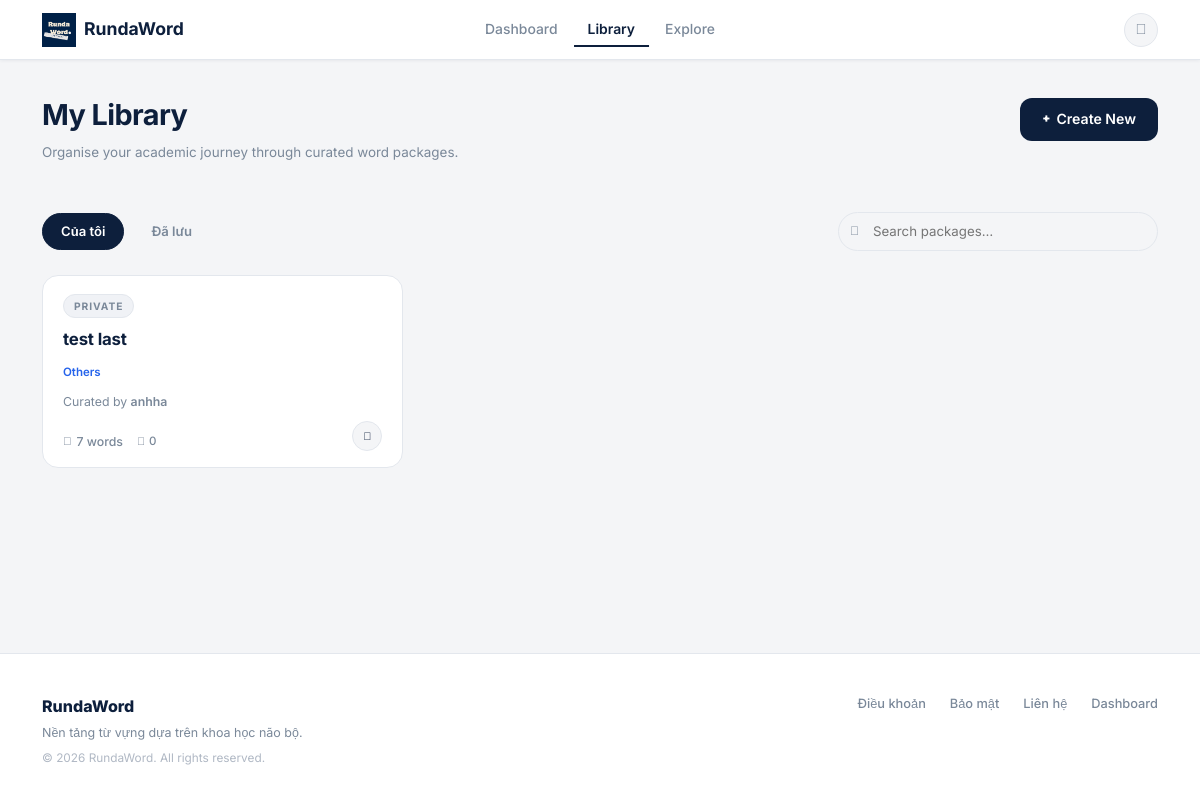
/packages (signed in), run on an earlier commit of the app's database.
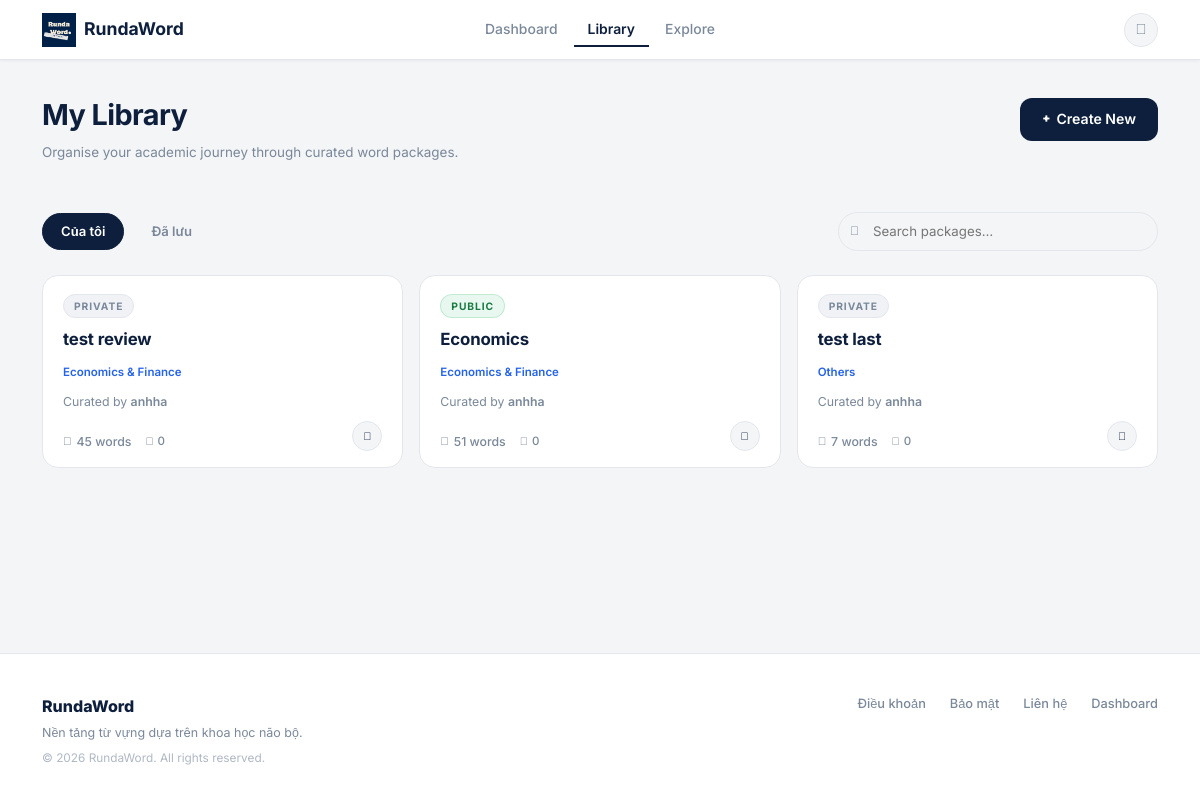
And on a later commit of the database.
### main.py (models this page shows, shortened)
class VocabPackage(db.Model):
    __tablename__ = 'vocab_packages'
    id                  = db.Column(db.Integer, primary_key=True)
    package_name        = db.Column(db.String(100), nullable=False)
    package_description = db.Column(db.Text)
    topic               = db.Column(db.String(80))          # NEW: topic/category field
    created_at          = db.Column(db.DateTime, default=datetime.utcnow)
    updated_at          = db.Column(db.DateTime, default=datetime.utcnow)
    user_id             = db.Column(db.Integer, db.ForeignKey('users.id'), nullable=False)
    is_public           = db.Column(db.Boolean, default=True)
    vocabularies = db.relationship(
        'Vocabulary', backref='package', lazy=True, cascade='all, delete-orphan'
    )

class User(UserMixin, db.Model):
    __tablename__ = 'users'
    id            = db.Column(db.Integer, primary_key=True)
    username      = db.Column(db.String(50),  unique=True, nullable=False)
    name          = db.Column(db.String(100))
    email         = db.Column(db.String(120), unique=True, nullable=False)
    password_hash = db.Column(db.String(255), nullable=False)
    role          = db.Column(db.Integer, default=ROLE_USER, nullable=False)
    created_at    = db.Column(db.DateTime, default=datetime.utcnow)
    packages = db.relationship(
        'VocabPackage', backref='user', lazy=True, cascade='all, delete-orphan',
        foreign_keys='VocabPackage.user_id'
    )
    saved_packages = db.relationship(
        'VocabPackage', secondary=user_saved_packages,
        backref=db.backref('saved_by', lazy='dynamic'), lazy='dynamic'
    )
    @property
    def is_admin(self):
        return self.role == ROLE_ADMIN

### main.py (the view)
@app.route('/packages')
@login_required
def packages():
    q   = request.args.get('q', '').strip()
    tab = request.args.get('tab', 'mine')
    if q:
        pkgs       = search_packages(q, include_private_for_user=current_user.id)
        saved_pkgs = []
        if not pkgs:
            flash('Không tìm thấy gói từ phù hợp.', 'warning')
    else:
        if tab == 'saved':
            pkgs       = []
            saved_pkgs = current_user.saved_packages \
                .order_by(VocabPackage.updated_at.desc()).all()
        else:
            pkgs = VocabPackage.query.filter_by(user_id=current_user.id) \
                .order_by(VocabPackage.updated_at.desc()).all()
            saved_pkgs = []
    learner_counts = {}
    all_visible_pkgs = pkgs + saved_pkgs
    if all_visible_pkgs:
        pkg_ids = list({p.id for p in all_visible_pkgs})
        rows = (
            db.session.query(
                user_saved_packages.c.package_id,
                func.count(user_saved_packages.c.user_id)
            )
            .filter(user_saved_packages.c.package_id.in_(pkg_ids))
            .group_by(user_saved_packages.c.package_id)
            .all()
        )
        learner_counts = {package_id: count for package_id, count in rows}
    return render_template(
        'packages.html',
        packages=pkgs, saved_packages=saved_pkgs,
        tab=tab, search_query=q,
        learner_counts=learner_counts
    )

### main.py (called while the page is built)
@login_manager.user_loader
def load_user(user_id):
    return User.query.get(int(user_id))

### templates/packages.html (shortened to what this page needs)
{% extends "base.html" %}
{% block content %}
<div class="container" style="padding-top:32px;padding-bottom:64px;">
  <div class="d-flex justify-content-between align-items-start mb-5">
    <div>
      <div class="library-title">My Library</div>
      <div class="library-subtitle">Organise your academic journey through curated word packages.</div>
    </div>
    <a href="{{ url_for('create_package') }}" class="btn-navy" style="white-space:nowrap;margin-top:6px;">
      <i class="fas fa-plus" style="font-size:0.74rem;"></i> Create New
    </a>
  </div>
  <div class="lib-tab-row">
    {% if not search_query %}
    <a href="{{ url_for('packages', tab='mine') }}"
       class="lib-tab {% if tab == 'mine' %}active{% endif %}">Của tôi</a>
    <a href="{{ url_for('packages', tab='saved') }}"
       class="lib-tab {% if tab == 'saved' %}active{% endif %}">Đã lưu</a>
    {% endif %}
    <form method="GET" action="{{ url_for('packages') }}" class="lib-search">
      <i class="fas fa-search si"></i>
      <input type="text" name="q" placeholder="Search packages…" value="{{ search_query or '' }}">
    </form>
  </div>
  {% if search_query %}
  <div style="font-size:0.82rem;color:var(--text-muted);margin-bottom:20px;font-weight:500;">
    Results for "<strong style="color:var(--navy);">{{ search_query }}</strong>"
    <a href="{{ url_for('packages') }}" style="margin-left:10px;color:var(--text-muted);text-decoration:none;">✕ Clear</a>
  </div>
  {% if packages %}
  <div class="pkg-grid">
    {% for pkg in packages %}
    <a href="{{ url_for('package_detail', package_id=pkg.id) }}" class="pkg-card">
      <div class="pkg-card-top">
        <span class="pkg-badge {% if pkg.is_public %}public{% else %}private{% endif %}">
          {% if pkg.is_public %}Public{% else %}Private{% endif %}
        </span>
        <div class="pkg-author-avatar"><i class="fas fa-user" style="font-size:0.65rem;"></i></div>
      </div>
      <div class="pkg-name">{{ pkg.package_name }}</div>
      <div class="pkg-topic">{{ pkg.topic or 'Others' }}</div>
      <div class="pkg-author">by <strong>{{ pkg.user.username if pkg.user else '—' }}</strong></div>
      <div class="pkg-meta">
        <div class="pkg-meta-stats">
          <div class="pkg-meta-row">
            <span class="pkg-word-count"><i class="fas fa-layer-group" style="font-size:0.7rem;"></i> {{ pkg.vocabularies|length }} words</span>
            <span class="pkg-learners" title="Đã lưu vào thư viện"><i class="fas fa-users" style="font-size:0.68rem;"></i> {{ learner_counts.get(pkg.id, 0) }}</span>
          </div>
        </div>
        <span class="pkg-play-btn"><i class="fas fa-play"></i></span>
      </div>
    </a>
    {% endfor %}
  </div>
  {% else %}
  <div class="rw-card text-center py-5">
    <i class="fas fa-search fa-2x mb-3" style="color:var(--border);"></i>
    <p style="color:var(--text-muted);margin:0;">No packages found.</p>
  </div>
  {% endif %}
  {% else %}
  {% if packages %}
  <div class="pkg-grid">
    {% for pkg in packages %}
    <a href="{{ url_for('package_detail', package_id=pkg.id) }}" class="pkg-card">
      <div class="pkg-card-top">
        <span class="pkg-badge {% if pkg.is_public %}public{% else %}private{% endif %}">
          {% if pkg.is_public %}Public{% else %}Private{% endif %}
        </span>
      </div>
      <div class="pkg-name">{{ pkg.package_name }}</div>
      <div class="pkg-topic">{{ pkg.topic or 'Others' }}</div>
      <div class="pkg-author">Curated by <strong>{{ current_user.username }}</strong></div>
      <div class="pkg-meta">
        <div class="pkg-meta-stats">
          <div class="pkg-meta-row">
            <span class="pkg-word-count"><i class="fas fa-layer-group" style="font-size:0.7rem;"></i> {{ pkg.vocabularies|length }} words</span>
            <span class="pkg-learners" title="Đã lưu vào thư viện"><i class="fas fa-users" style="font-size:0.68rem;"></i> {{ learner_counts.get(pkg.id, 0) }}</span>
          </div>
        </div>
        <span class="pkg-play-btn"><i class="fas fa-play"></i></span>
      </div>
    </a>
    {% endfor %}
  </div>
  {% endif %}
  {% endif %}
</div>
{% endblock %}

### templates/base.html (shortened to what this page needs)
<!DOCTYPE html>
<html lang="vi">
<head>
  <link href="https://cdn.jsdelivr.net/npm/bootstrap@5.3.3/dist/css/bootstrap.min.css" rel="stylesheet">
  <link rel="stylesheet" href="https://cdnjs.cloudflare.com/ajax/libs/font-awesome/6.5.1/css/all.min.css">
  <link rel="stylesheet" href="{{ url_for('static', filename='css/main.css') }}">
</head>
<body>
  <nav class="rw-navbar">
    <div class="container">
      <a class="rw-nav-logo" href="{{ url_for('index') }}">
        <img src="{{ url_for('static', filename='imgs/RundaWord-logo.png') }}" alt="RundaWord">
        RundaWord
      </a>
      {% if current_user.is_authenticated %}
      <div class="rw-nav-links d-none d-lg-flex">
        <a class="rw-nav-link {% if request.endpoint == 'dashboard' %}active{% endif %}"
          href="{{ url_for('dashboard') }}">Dashboard</a>
        <a class="rw-nav-link {% if request.endpoint in ['packages','package_detail','create_package','edit_package'] %}active{% endif %}"
          href="{{ url_for('packages') }}">Library</a>
        <a class="rw-nav-link {% if request.endpoint == 'explore' %}active{% endif %}"
          href="{{ url_for('explore') }}">Explore</a>
      </div>
      <div class="rw-nav-right">
        <div class="dropdown">
          <a class="rw-avatar-btn" href="#" data-bs-toggle="dropdown" role="button">
            <i class="fas fa-user"></i>
          </a>
        </div>
      </div>
      {% else %}
      <div class="rw-nav-right">
        <a href="{{ url_for('login') }}"
          style="font-size:0.87rem;font-weight:500;color:var(--text-muted);text-decoration:none;">Sign in</a>
        <a href="{{ url_for('register') }}" class="btn-navy" style="padding:8px 18px;font-size:0.84rem;">Get started</a>
      </div>
      {% endif %}
    </div>
  </nav>
  <main>
    {% block content %}{% endblock %}
  </main>
  <footer style="background:#fff;border-top:1px solid var(--border);padding:40px 0 32px;">
    <div class="container">
      <div style="display:flex;justify-content:space-between;align-items:flex-start;gap:24px;flex-wrap:wrap;">
        <div>
          <div style="font-weight:800;font-size:1rem;color:var(--navy);margin-bottom:4px;">RundaWord</div>
          <div style="font-size:0.78rem;color:var(--text-muted);margin-bottom:6px;">Nền tảng từ vựng dựa trên khoa học não bộ.</div>
          <div style="font-size:0.74rem;color:#b0b8c4;">© 2026 RundaWord. All rights reserved.</div>
        </div>
        <div style="display:flex;gap:24px;flex-wrap:wrap;align-items:center;">
          <a href="#" style="font-size:0.8rem;color:var(--text-muted);text-decoration:none;font-weight:500;transition:color 0.15s;">Điều khoản</a>
          <a href="#" style="font-size:0.8rem;color:var(--text-muted);text-decoration:none;font-weight:500;">Bảo mật</a>
          <a href="#" style="font-size:0.8rem;color:var(--text-muted);text-decoration:none;font-weight:500;">Liên hệ</a>
          {% if current_user.is_authenticated %}
          <a href="{{ url_for('dashboard') }}" style="font-size:0.8rem;color:var(--text-muted);text-decoration:none;font-weight:500;">Dashboard</a>
          {% else %}
          <a href="{{ url_for('login') }}" style="font-size:0.8rem;color:var(--text-muted);text-decoration:none;font-weight:500;">Đăng nhập</a>
          <a href="{{ url_for('register') }}" style="font-size:0.8rem;color:var(--text-muted);text-decoration:none;font-weight:500;">Đăng ký</a>
          {% endif %}
        </div>
      </div>
    </div>
  </footer>
</body>
</html>

### templates/base.html (style rules this page uses)
body, * { font-family: 'Inter', sans-serif !important; }

What changed in the data, as far as the page shows it:
added VocabPackage: shows "PRIVATE", package_name "test review", topic "Economics & Finance", {{ current_user.username }} "anhha", vocabularies|length "45", get "0"
added VocabPackage: is_public "PUBLIC", package_name "Economics", topic "Economics & Finance", {{ current_user.username }} "anhha", vocabularies|length "51", get "0"
